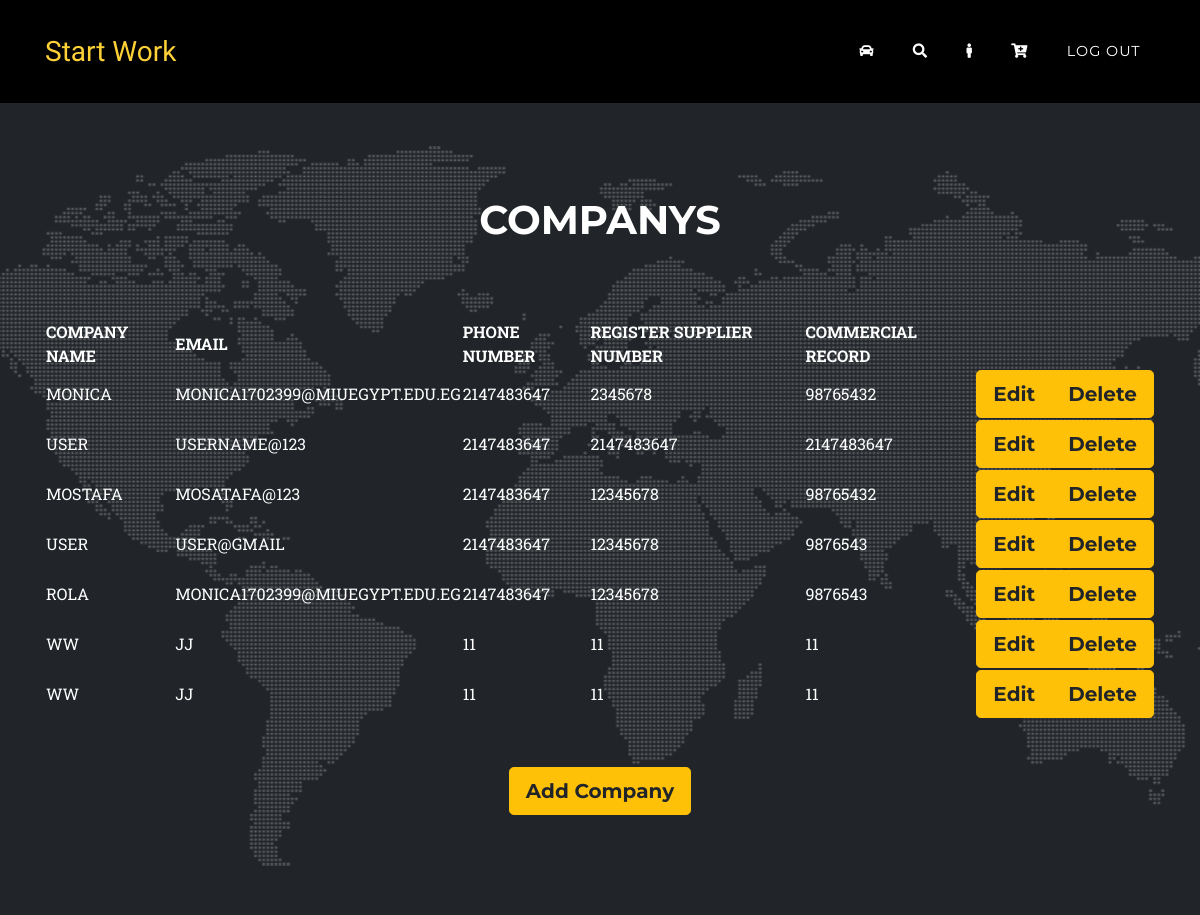
Before: /public/Addcompany.php with the older database file.
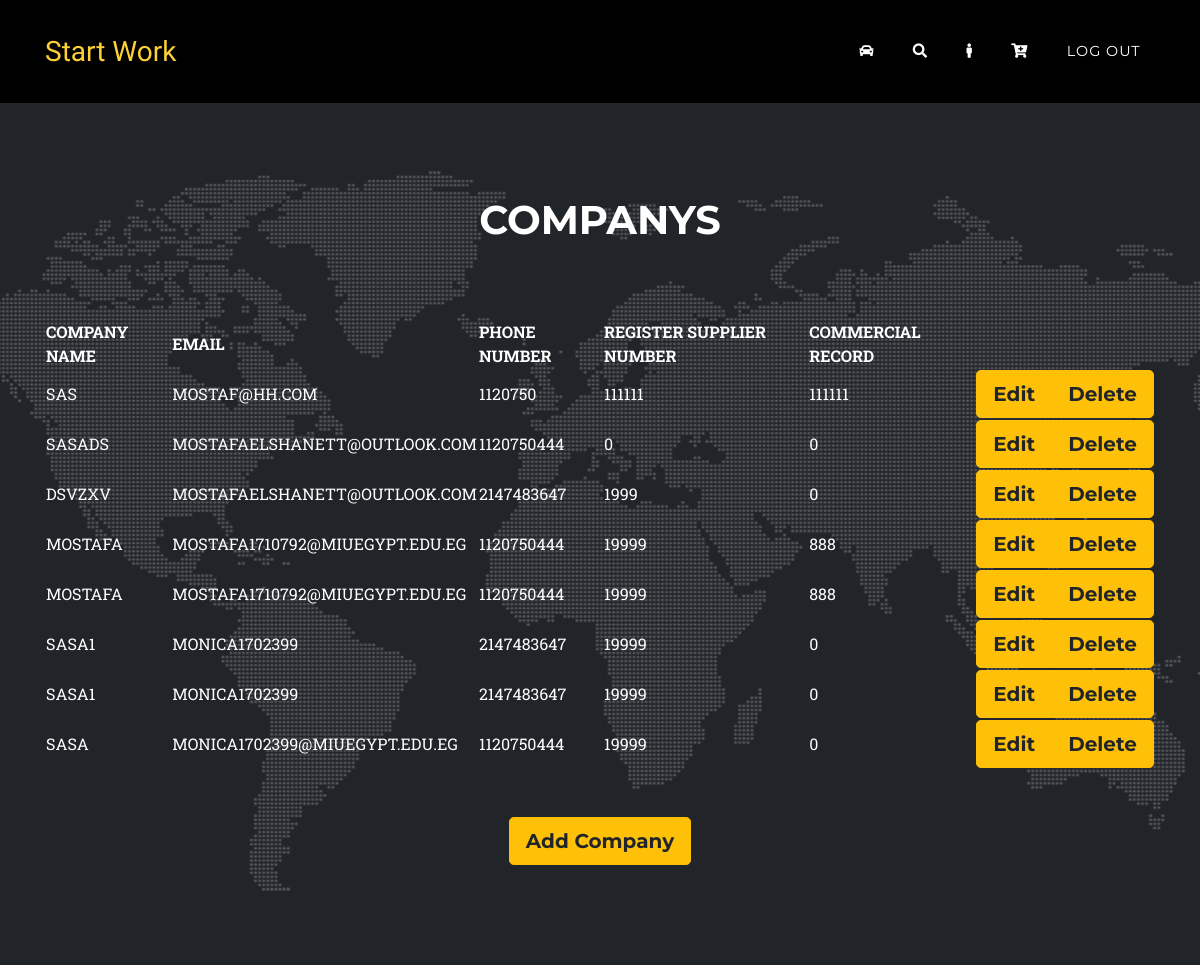
After: the same page with the newer database file.
### tables this page shows
CREATE TABLE `localcompany` (
  `LocalCompanyID` int(255) NOT NULL,
  `CompanyName` varchar(255) NOT NULL,
  `email` varchar(255) NOT NULL,
  `phoneNumber` int(255) NOT NULL,
  `RegisterSupplierNumber` int(255) NOT NULL,
  `CommercialRecord` int(255) NOT NULL
);

### app/view/View.php (called while the page is built, shortened)
<?php
abstract class  View
{
    public function __construct($controller, $model) {
        $this->model = $model;
    }
}
?>

### app/db/database.php (called while the page is built, shortened)
<?php
class Database {
    private static $Instance;
    private $LocalHost = "localhost";
    private $Name = "root";
    private $Password = "";
    private $DBname = "autosparecar";
    public $Connection;
    public function __construct() {
        $this->Connection = new mysqli($this->LocalHost, $this->Name, $this->Password, $this->DBname);
    }
    public static function GetInstance() {
        if(!isset(self::$Instance)) {
            self::$Instance = new self();
        }
            return self::$Instance;
    }
    public function GetConnection() {
       return $this->Connection;
    }
}
?>

### app/model/Companys.php (called while the page is built, shortened)
<?php
  require_once(__ROOT__ . "model/Company.php");
require_once(__ROOT__ ."db/database.php");
?>
<?php
class Companys extends Model
{
	private $companys;
	function fillArray()
	{
		$this->companys = array();
		$result = $this->readCompanys();
		while ($row = $result->fetch_assoc())
		{
			array_push($this->companys, new Company($row["LocalCompanyID"]));
		}
	}
	function getCompanys()
	{
		$this->fillArray();
		return $this->companys;
	}
function readCompanys()
	{
		$sql = "SELECT * FROM localcompany";
        $d1= Database::GetInstance();
        $result = mysqli_query($d1->GetConnection(), $sql);
		if ($result->num_rows > 0){
			return $result;
		}
		else {
			return false;
		}
	}
}

### app/model/Company.php (called while the page is built, shortened)
<?php
require_once(__ROOT__ ."db/database.php");
class Company extends Model
{
	private $LocalCompanyID;
	private $CompanyName;
	private $email;
	private $phoneNumber;
	private $RegisterSupplierNumber;
	private $CommercialRecord;
	function __construct($LocalCompanyID, $CompanyName="",$email="",$phoneNumber="",$RegisterSupplierNumber="",$CommercialRecord="")
	{
		$this->LocalCompanyID = $LocalCompanyID;
        $d1= Database::GetInstance();
		if(""===$CompanyName)
		{
			$this->readCompany($LocalCompanyID);
		}
		else
		{
			$this->CompanyName = $CompanyName;
			$this->email = $email;
			$this->phoneNumber=$phoneNumber;
			$this->RegisterSupplierNumber = $RegisterSupplierNumber;
			$this->CommercialRecord = $CommercialRecord;
		}
	}
	function getLocalCompanyID()
	{
		return $this->LocalCompanyID;
	}
	function getCompanyName()
	{
		return $this->CompanyName;
	}
	function getemail()
	{
		return $this->email;
	}
	function getphoneNumber()
	{
		return $this->phoneNumber;
	}
	function getRegisterSupplierNumber()
	{
		return $this->RegisterSupplierNumber;
	}
	function getCommercialRecord()
	{
		return $this->CommercialRecord;
	}
	function readCompany($LocalCompanyID)
	{
		$sql = "SELECT * FROM localcompany where LocalCompanyID=".$LocalCompanyID;
        $d1= Database::GetInstance();
        $result = mysqli_query($d1->GetConnection(), $sql);
		if ($result->num_rows == 1){
			$row=mysqli_fetch_array($result);
			$this->CompanyName =$row["CompanyName"];
			$this->email =$row["email"];
			$this->phoneNumber=$row["phoneNumber"];
			$this->RegisterSupplierNumber = $row["RegisterSupplierNumber"];
			$this->CommercialRecord = $row["CommercialRecord"];
		}
		else
		{
			$this->CompanyName = "";
			$this->email = "";
			$this->phoneNumbe= "";
			$this->RegisterSupplierNumber = "";
			$this->CommercialRecord = "";
		}
	}
}

### app/view/CompanyView.php (the view, shortened to what the changed rows need)
<?php
require_once(__ROOT__ . "view/View.php");
class CompanyView extends View
{
  public function output()
  {
    $str = "";
     $str.='<!DOCTYPE html>
<html lang="en">
<head>
  <meta charset="utf-8">
  <meta name="viewport" content="width=device-width, initial-scale=1, shrink-to-fit=no">
  <meta name="description" content="">
  <meta name="author" content="">
  <title>Auto spare parts</title>
  <link href="vendor/bootstrap/css/bootstrap.min.css" rel="stylesheet">
  <link href="vendor/fontawesome-free/css/all.min.css" rel="stylesheet" type="text/css">
  <link href="https://fonts.googleapis.com/css?family=Montserrat:400,700" rel="stylesheet" type="text/css">
  <link href="https://fonts.googleapis.com/css?family=Kaushan+Script" rel="stylesheet" type="text/css">
  <link href="https://fonts.googleapis.com/css?family=Droid+Serif:400,700,400italic,700italic" rel="stylesheet" type="text/css">
  <link href="https://fonts.googleapis.com/css?family=Roboto+Slab:400,100,300,700" rel="stylesheet" type="text/css">
  <link href="css/agency.min.css" rel="stylesheet">
</head>
<body id="page-top">
<br>
<br>
<br>
<br>
<section class="page-section" id="contact">
    <div class="container">
      <div class="row">
        <div class="col-lg-12 text-center">
          <h2 class="section-heading text-uppercase"> Companys</h2>
          <h3 class="section-subheading text-muted"> </h3>
        </div>
      </div>
      <div class="row">
        <div class="col-lg-12">';
    $str.="<table class='section-heading text-uppercase' id='items'>";
    $str.="<tr><th>Company Name</th>
          <th>Email</th>
          <th>Phone Number</th>
          <th>Register Supplier Number  </th>
          <th>Commercial Record</th>
          </tr>";
    foreach($this->model->getCompanys() as $Company)
    {
      $str.="<tr>";
         $str.="<td>".$Company->getCompanyName()." </td> ";
        $str.="<td>".$Company->getemail()."</td> ";
        $str.="<td>". $Company->getphoneNumber() ."</td> ";
         $str.="<td>". $Company->getRegisterSupplierNumber() ."</td> ";
           $str.="<td>". $Company->getCommercialRecord() ."</td> ";
        $str.="<td>
         <div class='portfolio-caption'>
           <div class='btn-group btn-group-lg'>
           <button type='submit' class='btn btn-warning' name='Edit' id='Edit' onclick=\"location.href='Addcompany.php?action=edit&id=".$Company->getLocalCompanyID()."'\">Edit</button>
        <button type='submit' class='btn btn-warning' name='Delete' id='Delete' onclick=\"location.href='Addcompany.php?action=delete&id=".$Company->getLocalCompanyID()."'\">Delete </button>
        </td>
        </div>
        </div>";
        $str.="</tr>";
    }
      $str.="</table>
      <br>
      <br>
   <div class='portfolio-caption'>
           <div class='col-lg-12 text-center'>
           <div class='btn-group btn-group-lg'>
      <button type='submit' class='btn btn-warning' class='btn btn-primary btn-xl text-uppercase'  onclick=\"location.href='Addcompany.php?action=insert'\">Add Company</button>
      </div>
      </div>
      </div>";
    return $str;
  }
}
?>

Changed rows visible on the page:
removed localcompany: CompanyName "MONICA", email "MONICA1702399@MIUEGYPT.EDU.EG", phoneNumber "2147483647", RegisterSupplierNumber "2345678", CommercialRecord "98765432"
removed localcompany: CompanyName "USER", email "USERNAME@123", phoneNumber "2147483647", RegisterSupplierNumber "2147483647", CommercialRecord "2147483647"
removed localcompany: CompanyName "MOSTAFA", email "MOSATAFA@123", phoneNumber "2147483647", RegisterSupplierNumber "12345678", CommercialRecord "98765432"
removed localcompany: CompanyName "USER", email "USER@GMAIL", phoneNumber "2147483647", RegisterSupplierNumber "12345678", CommercialRecord "9876543"
removed localcompany: CompanyName "ROLA", email "MONICA1702399@MIUEGYPT.EDU.EG", phoneNumber "2147483647", RegisterSupplierNumber "12345678", CommercialRecord "9876543"
removed localcompany: CompanyName "WW", email "JJ", phoneNumber "11", RegisterSupplierNumber "11", CommercialRecord "11"
removed localcompany: CompanyName "WW", email "JJ", phoneNumber "11", RegisterSupplierNumber "11", CommercialRecord "11"
added localcompany: CompanyName "SAS", email "MOSTAF@HH.COM", phoneNumber "1120750", RegisterSupplierNumber "111111", CommercialRecord "111111"
added localcompany: CompanyName "SASADS", email "MOSTAFAELSHANETT@OUTLOOK.COM", phoneNumber "1120750444", RegisterSupplierNumber "0", CommercialRecord "0"
added localcompany: CompanyName "DSVZXV", email "MOSTAFAELSHANETT@OUTLOOK.COM", phoneNumber "2147483647", RegisterSupplierNumber "1999", CommercialRecord "0"
added localcompany: CompanyName "MOSTAFA", email "MOSTAFA1710792@MIUEGYPT.EDU.EG", phoneNumber "1120750444", RegisterSupplierNumber "19999", CommercialRecord "888"
added localcompany: CompanyName "MOSTAFA", email "MOSTAFA1710792@MIUEGYPT.EDU.EG", phoneNumber "1120750444", RegisterSupplierNumber "19999", CommercialRecord "888"
added localcompany: CompanyName "SASA1", email "MONICA1702399", phoneNumber "2147483647", RegisterSupplierNumber "19999", CommercialRecord "0"
added localcompany: CompanyName "SASA1", email "MONICA1702399", phoneNumber "2147483647", RegisterSupplierNumber "19999", CommercialRecord "0"
added localcompany: CompanyName "SASA", email "MONICA1702399@MIUEGYPT.EDU.EG", phoneNumber "1120750444", RegisterSupplierNumber "19999", CommercialRecord "0"
